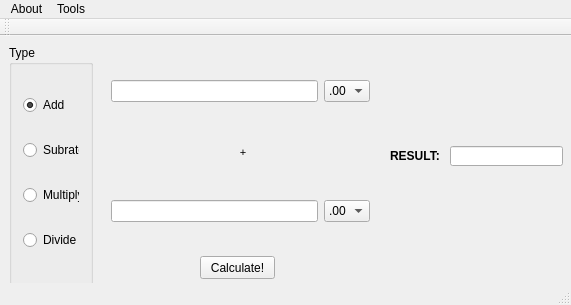
<?xml version="1.0" encoding="UTF-8"?>
<ui version="4.0">
 <class>MainWindow</class>
 <widget class="QMainWindow" name="MainWindow">
  <property name="geometry">
   <rect>
    <x>0</x>
    <y>0</y>
    <width>571</width>
    <height>305</height>
   </rect>
  </property>
  <property name="minimumSize">
   <size>
    <width>571</width>
    <height>305</height>
   </size>
  </property>
  <property name="maximumSize">
   <size>
    <width>571</width>
    <height>305</height>
   </size>
  </property>
  <property name="windowTitle">
   <string>MetalCalculator Alpha 0.2</string>
  </property>
  <property name="autoFillBackground">
   <bool>true</bool>
  </property>
  <widget class="QWidget" name="centralWidget">
   <widget class="QGroupBox" name="groupBox">
    <property name="geometry">
     <rect>
      <x>9</x>
      <y>9</y>
      <width>84</width>
      <height>241</height>
     </rect>
    </property>
    <property name="title">
     <string>Type</string>
    </property>
    <layout class="QVBoxLayout" name="verticalLayout">
     <item>
      <widget class="QRadioButton" name="radioButton">
       <property name="text">
        <string>Add</string>
       </property>
       <property name="checked">
        <bool>true</bool>
       </property>
      </widget>
     </item>
     <item>
      <widget class="QRadioButton" name="radioButton_2">
       <property name="text">
        <string>Subratct</string>
       </property>
       <property name="checkable">
        <bool>true</bool>
       </property>
      </widget>
     </item>
     <item>
      <widget class="QRadioButton" name="radioButton_3">
       <property name="text">
        <string>Multiply</string>
       </property>
       <property name="checkable">
        <bool>true</bool>
       </property>
      </widget>
     </item>
     <item>
      <widget class="QRadioButton" name="radioButton_4">
       <property name="text">
        <string>Divide</string>
       </property>
      </widget>
     </item>
    </layout>
   </widget>
   <widget class="QWidget" name="horizontalLayoutWidget">
    <property name="geometry">
     <rect>
      <x>100</x>
      <y>10</y>
      <width>281</width>
      <height>91</height>
     </rect>
    </property>
    <layout class="QHBoxLayout" name="horizontalLayout_2">
     <item>
      <widget class="QLineEdit" name="lineEdit">
       <property name="maxLength">
        <number>2</number>
       </property>
      </widget>
     </item>
     <item>
      <widget class="QComboBox" name="comboBox">
       <item>
        <property name="text">
         <string extracomment="0">.00</string>
        </property>
       </item>
       <item>
        <property name="text">
         <string extracomment="1">.11</string>
        </property>
       </item>
       <item>
        <property name="text">
         <string extracomment="2">.22</string>
        </property>
       </item>
       <item>
        <property name="text">
         <string extracomment="3">.33</string>
        </property>
       </item>
       <item>
        <property name="text">
         <string extracomment="4">.44</string>
        </property>
       </item>
       <item>
        <property name="text">
         <string extracomment="5">.55</string>
        </property>
       </item>
       <item>
        <property name="text">
         <string extracomment="6">.66</string>
        </property>
       </item>
       <item>
        <property name="text">
         <string extracomment="7">.77</string>
        </property>
       </item>
       <item>
        <property name="text">
         <string extracomment="8">.88</string>
        </property>
       </item>
      </widget>
     </item>
    </layout>
   </widget>
   <widget class="QWidget" name="horizontalLayoutWidget_2">
    <property name="geometry">
     <rect>
      <x>100</x>
      <y>130</y>
      <width>281</width>
      <height>91</height>
     </rect>
    </property>
    <layout class="QHBoxLayout" name="horizontalLayout">
     <item>
      <widget class="QLineEdit" name="lineEdit_2">
       <property name="maxLength">
        <number>3</number>
       </property>
      </widget>
     </item>
     <item>
      <widget class="QComboBox" name="comboBox_2">
       <item>
        <property name="text">
         <string extracomment="0">.00</string>
        </property>
       </item>
       <item>
        <property name="text">
         <string extracomment="1">.11</string>
        </property>
       </item>
       <item>
        <property name="text">
         <string extracomment="2">.22</string>
        </property>
       </item>
       <item>
        <property name="text">
         <string extracomment="3">.33</string>
        </property>
       </item>
       <item>
        <property name="text">
         <string extracomment="4">.44</string>
        </property>
       </item>
       <item>
        <property name="text">
         <string extracomment="5">.55</string>
        </property>
       </item>
       <item>
        <property name="text">
         <string extracomment="6">.66</string>
        </property>
       </item>
       <item>
        <property name="text">
         <string extracomment="7">.77</string>
        </property>
       </item>
       <item>
        <property name="text">
         <string extracomment="8">.88</string>
        </property>
       </item>
      </widget>
     </item>
    </layout>
   </widget>
   <widget class="QLabel" name="label_2">
    <property name="geometry">
     <rect>
      <x>220</x>
      <y>110</y>
      <width>46</width>
      <height>13</height>
     </rect>
    </property>
    <property name="text">
     <string>&lt;!DOCTYPE HTML PUBLIC &quot;-//W3C//DTD HTML 4.0//EN&quot; &quot;http://www.w3.org/TR/REC-html40/strict.dtd&quot;&gt;
&lt;html&gt;&lt;head&gt;&lt;meta name=&quot;qrichtext&quot; content=&quot;1&quot; /&gt;&lt;style type=&quot;text/css&quot;&gt;
p, li { white-space: pre-wrap; }
&lt;/style&gt;&lt;/head&gt;&lt;body style=&quot; font-family:'MS Shell Dlg 2'; font-size:8.25pt; font-weight:400; font-style:normal;&quot;&gt;
&lt;p align=&quot;center&quot; style=&quot; margin-top:0px; margin-bottom:0px; margin-left:0px; margin-right:0px; -qt-block-indent:0; text-indent:0px;&quot;&gt;&lt;span style=&quot; font-size:8pt;&quot;&gt;+&lt;/span&gt;&lt;/p&gt;&lt;/body&gt;&lt;/html&gt;</string>
    </property>
   </widget>
   <widget class="QPushButton" name="pushButton">
    <property name="geometry">
     <rect>
      <x>200</x>
      <y>220</y>
      <width>75</width>
      <height>23</height>
     </rect>
    </property>
    <property name="text">
     <string>Calculate!</string>
    </property>
   </widget>
   <widget class="QLabel" name="label">
    <property name="geometry">
     <rect>
      <x>390</x>
      <y>110</y>
      <width>51</width>
      <height>21</height>
     </rect>
    </property>
    <property name="text">
     <string>&lt;!DOCTYPE HTML PUBLIC &quot;-//W3C//DTD HTML 4.0//EN&quot; &quot;http://www.w3.org/TR/REC-html40/strict.dtd&quot;&gt;
&lt;html&gt;&lt;head&gt;&lt;meta name=&quot;qrichtext&quot; content=&quot;1&quot; /&gt;&lt;style type=&quot;text/css&quot;&gt;
p, li { white-space: pre-wrap; }
&lt;/style&gt;&lt;/head&gt;&lt;body style=&quot; font-family:'MS Shell Dlg 2'; font-size:8.25pt; font-weight:400; font-style:normal;&quot;&gt;
&lt;p style=&quot; margin-top:0px; margin-bottom:0px; margin-left:0px; margin-right:0px; -qt-block-indent:0; text-indent:0px;&quot;&gt;&lt;span style=&quot; font-size:9pt; font-weight:600;&quot;&gt;RESULT:&lt;/span&gt;&lt;/p&gt;&lt;/body&gt;&lt;/html&gt;</string>
    </property>
   </widget>
   <widget class="QLineEdit" name="result">
    <property name="geometry">
     <rect>
      <x>450</x>
      <y>110</y>
      <width>113</width>
      <height>20</height>
     </rect>
    </property>
    <property name="readOnly">
     <bool>true</bool>
    </property>
   </widget>
  </widget>
  <widget class="QMenuBar" name="menuBar">
   <property name="geometry">
    <rect>
     <x>0</x>
     <y>0</y>
     <width>571</width>
     <height>21</height>
    </rect>
   </property>
   <widget class="QMenu" name="menuAbout">
    <property name="title">
     <string>About</string>
    </property>
    <addaction name="actionAbout_MetalCalculator"/>
   </widget>
   <widget class="QMenu" name="menuTools">
    <property name="title">
     <string>Tools</string>
    </property>
    <addaction name="actionScrap_to_ref_converter"/>
   </widget>
   <addaction name="menuAbout"/>
   <addaction name="menuTools"/>
  </widget>
  <widget class="QToolBar" name="mainToolBar">
   <attribute name="toolBarArea">
    <enum>TopToolBarArea</enum>
   </attribute>
   <attribute name="toolBarBreak">
    <bool>false</bool>
   </attribute>
  </widget>
  <widget class="QStatusBar" name="statusBar"/>
  <action name="actionAbout_MetalCalculator">
   <property name="text">
    <string>About MetalCalculator</string>
   </property>
  </action>
  <action name="actionScrap_to_ref_converter">
   <property name="text">
    <string>Scrap to ref converter</string>
   </property>
  </action>
 </widget>
 <layoutdefault spacing="6" margin="11"/>
 <tabstops>
  <tabstop>lineEdit</tabstop>
  <tabstop>comboBox</tabstop>
  <tabstop>lineEdit_2</tabstop>
  <tabstop>comboBox_2</tabstop>
  <tabstop>radioButton</tabstop>
  <tabstop>radioButton_2</tabstop>
  <tabstop>radioButton_3</tabstop>
  <tabstop>pushButton</tabstop>
  <tabstop>result</tabstop>
 </tabstops>
 <resources/>
 <connections/>
</ui>
